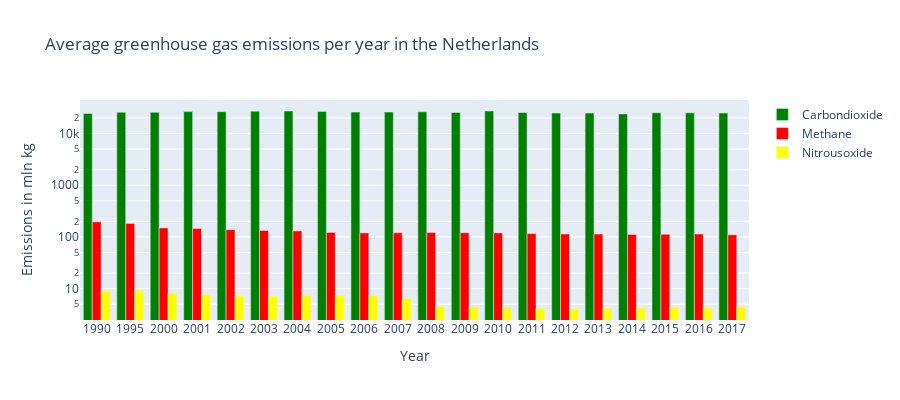

This figure's notebook cell:
### Markdown cell above
## Figure 2: Greenhouse gas emission per sector
This figure shows the greenhouse gas emissions in the Netherlands over the course of 25 years in the Netherlands by three sectors: petroleum, energy and agriculture. You can see that the agriculture sector emits less greenhouse gases than the other sectors, and the emissions in the agriculture sector do not increase over time, like in the energy sector. The energy sector also emits significantly more CO<sub>2</sub> than the other sectors, while the agriculture sector is starting to emit less CO<sub>2</sub> over time. The agriculture sector might not be as damaging to the climate as others might suggest. 

* agriculture sector emits more ch4 and n2o than other sectors, as others barely emit those gases
    * is this good or bad? how much are you able to emit before it becomes damaging?
    * n2o is 265 times as damaging as carbondioxide (found on <a href='https://www.epa.gov/ghgemissions/overview-greenhouse-gases'>epa.gov</a>)
        * in 2015, 21.19 million kgs of nitrous oxide would be equal to 5615,35 million kgs of carbon dioxide, which would make the emission only a little more than the petroleum sector
        * this means that no drastic changes should be necessary to reduce emissions

### Code cell
df = pd.read_csv('../datasets/IPCC_emissions.csv',  sep=';')

perioden = [1990, 1995, 2000, 2001, 2002, 2003, 2004, 2005, 2006, 2007, 2008, 2009, 2010, 2011, 2012, 2013, 2014, 2015, 2016, 2017]


fig = go.Figure()

fig.add_trace(go.Bar(
    x= perioden,
    y= df.groupby('Perioden')['CO2_1'].mean(),
    name= 'Carbondioxide',
    marker_color= 'green',
    
))

fig.add_trace(go.Bar(
    x= perioden,
    y= df.groupby('Perioden')['CH4_2'].mean(),
    name= 'Methane',
    marker_color= 'red',
    
))

fig.add_trace(go.Bar(
    x= perioden,
    y= df.groupby('Perioden')['N2O_3'].mean(),
    name= 'Nitrousoxide',
    marker_color= 'yellow',
    
))

fig.update_layout(
    barmode='group',
    height= 400,
    xaxis=go.layout.XAxis(
        title= 'Year',
        type= 'category'
        
    ),
    yaxis=go.layout.YAxis(
        title= 'Emissions in mln kg' 
        
    ),
    title_text= 'Average greenhouse gas emissions per year in the Netherlands'
    
    )
fig.update_yaxes(type="log")
fig.show()

### Figure 1 — Plotly figure (JSON) as saved in the notebook; plotly's stock layout.template omitted (floating-point values rounded to 4 significant figures)
{"data": [{"marker": {"color": "green"}, "name": "Carbondioxide", "type": "bar", "x": [1990, 1995, 2000, 2001, 2002, 2003, 2004, 2005, 2006, 2007, 2008, 2009, 2010, 2011, 2012, 2013, 2014, 2015, 2016, 2017], "y": [24290.0, 25790.0, 25710.0, 26450.0, 26370.0, 26870.0, 27160.0, 26590.0, 25845, 25910.0, 26260.0, 25440.0, 27170.0, 25355, 24810.0, 24750.0, 23850.0, 25040.0, 25040.0, 24780.0]}, {"marker": {"color": "red"}, "name": "Methane", "type": "bar", "x": [1990, 1995, 2000, 2001, 2002, 2003, 2004, 2005, 2006, 2007, 2008, 2009, 2010, 2011, 2012, 2013, 2014, 2015, 2016, 2017], "y": [195.8, 182.6, 149.3, 145.2, 138.3, 133.7, 131.0, 122.4, 119.8, 120.3, 121.7, 120.1, 119.7, 116.4, 114.0, 113.9, 111.6, 112.8, 113.7, 109.9]}, {"marker": {"color": "yellow"}, "name": "Nitrousoxide", "type": "bar", "x": [1990, 1995, 2000, 2001, 2002, 2003, 2004, 2005, 2006, 2007, 2008, 2009, 2010, 2011, 2012, 2013, 2014, 2015, 2016, 2017], "y": [9.146, 9.197, 8.145, 7.638, 7.223, 7.158, 7.385, 7.336, 7.309, 6.456, 4.505, 4.397, 4.243, 4.148, 4.054, 4.157, 4.218, 4.36, 4.228, 4.453]}], "layout": {"barmode": "group", "height": 400, "title": {"text": "Average greenhouse gas emissions per year in the Netherlands"}, "xaxis": {"title": {"text": "Year"}, "type": "category"}, "yaxis": {"title": {"text": "Emissions in mln kg"}, "type": "log"}}}
